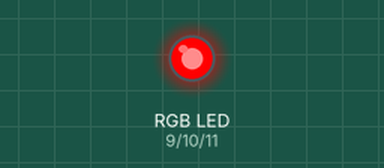
This sketch was run on a simulated Arduino Uno, built with avr-gcc and run on an emulated ATmega328P. On the bench: an RGB LED mixed from three pins (HIGH = lit).

Above: at 0.05 s.
At 1.5 s:
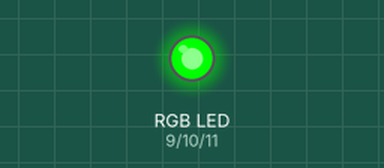
At 3.0 s:
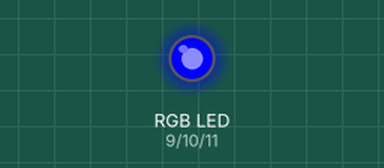
At 3.75 s:
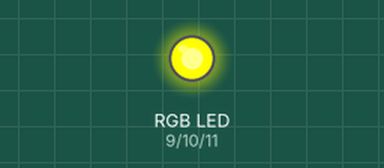
At 4.5 s:
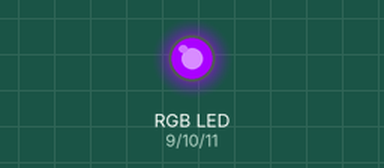
At 6.0 s:
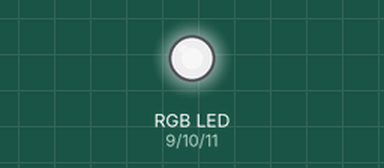
Timing chart, 0 to 7.8 s (numbered marks = the images above):
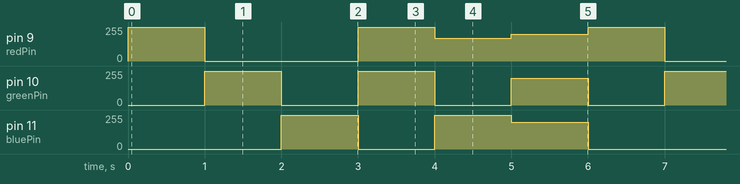

The sketch:

RGB_LED.ino
```cpp
/***
This is the sample code for driving a RGB LED
***/

// It is important that you use pins that support PWM (with a ~ before the number)
int redPin= 9;
int greenPin = 10;
int bluePin = 11;

void setup() {
  // Initialize the ins as outputs
  pinMode(redPin, OUTPUT);
  pinMode(greenPin, OUTPUT);
  pinMode(bluePin, OUTPUT);
}

void loop() {
  setRGB(255, 0, 0); // Red Color
  delay(1000);
  setRGB(0, 255, 0); // Green Color
  delay(1000);
  setRGB(0, 0, 255); // Blue Color
  delay(1000);
  setRGB(255, 255, 0); // Yellow Color
  delay(1000);
  setRGB(170, 0, 255); // Purple Color
  delay(1000);
  setRGB(200, 200, 200); // White Color, less bright
  delay(1000);
}

void setRGB(int r, int g, int b) {
  analogWrite(redPin, r);
  analogWrite(greenPin, g);
  analogWrite(bluePin, b);
}
```

Measured:
- by itself, pin 9 (redPin): repeats every 6.0 s: 0/255 2.0 s, 255/255 1.0 s, 170/255 1.0 s, 200/255 1.0 s, 255/255 1.0 s
- by itself, pin 10 (greenPin): repeats every 6.0 s: 0/255 1.0 s, 255/255 1.0 s, 0/255 1.0 s, 200/255 1.0 s, 0/255 1.0 s, 255/255 1.0 s
- by itself, pin 11 (bluePin): repeats every 6.0 s: 0/255 1.0 s, 255/255 1.0 s, 200/255 1.0 s, 0/255 2.0 s, 255/255 1.0 s
